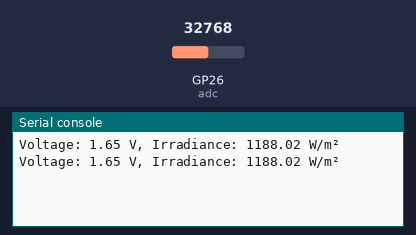
The program below on a simulated Raspberry Pi Pico running MicroPython. On the bench: the last lines printed to the serial console. The test bench sets the inputs (shaded band); at power-on: GP26 (adc) = 32768 (analog values on the 0–65535 scale).

Above: at 1.2 s.
1.3 s: GP26 (adc) set to 45874
At 2.4 s:
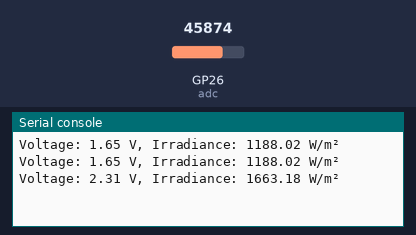
2.8 s: GP26 (adc) set to 57670
At 3.8 s:
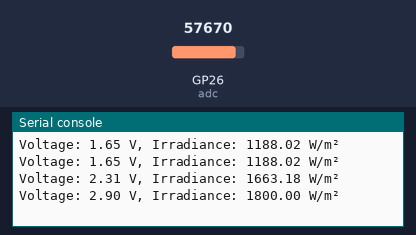
Timing chart, 0 to 5.8 s (numbered marks = the images above; inputs shaded):
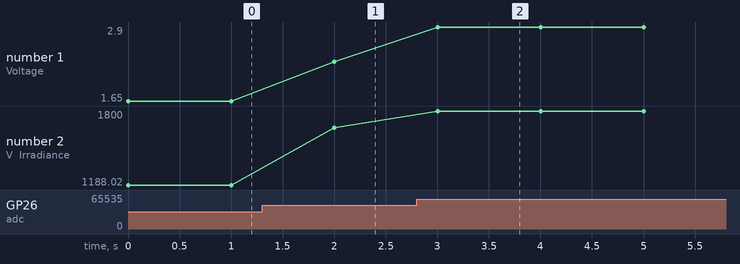

Measured:
- after the input at 1.3 s, the serial console: prints a new line after 0.70 s (image 1)
- after the input at 2.8 s, the serial console: prints a new line after 0.20 s (image 2)
- plotted number 1: 1.65 → 2.31 after the input at 1.3 s, 2.31 → 2.9 after the input at 2.8 s
- plotted number 2: 1188.02 → 1663.18 after the input at 1.3 s, 1663.18 → 1800 after the input at 2.8 s

The program:

irradiance-sensing-new.py
```python
from machine import ADC
import time

# Initialize ADC on Pin 26
adc = ADC(26)

def read_voltage(adc_pin, reference_voltage=3.3, resolution=65535):
    raw_value = adc_pin.read_u16()  # Read the raw 16-bit ADC value
    return (raw_value / resolution) * reference_voltage

def voltage_to_irradiance(voltage, max_voltage=2.5, max_irradiance=1800):
    if voltage < 0:
        return 0
    elif voltage > max_voltage:
        return max_irradiance
    else:
        return (voltage / max_voltage) * max_irradiance

# Main loop
while True:
    voltage = read_voltage(adc)
    irradiance = voltage_to_irradiance(voltage)
    print(f"Voltage: {voltage:.2f} V, Irradiance: {irradiance:.2f} W/m²")
    time.sleep(1)
```
